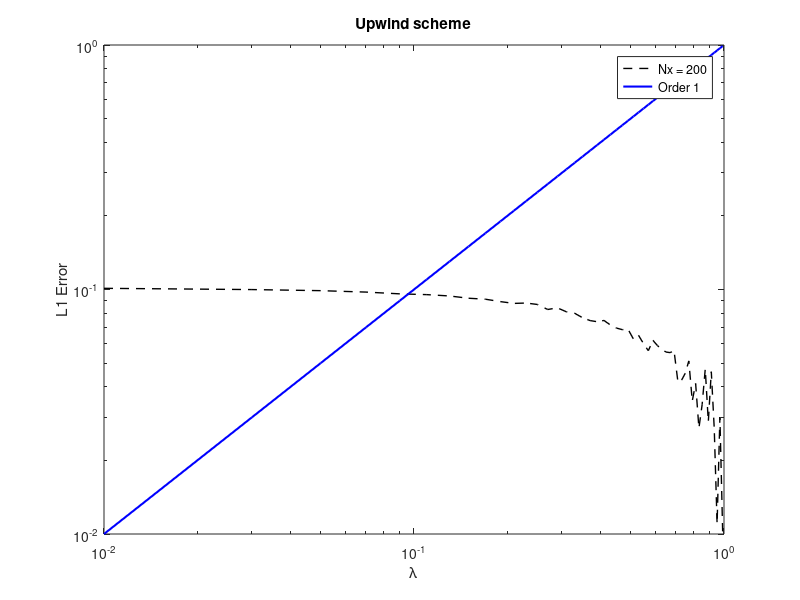
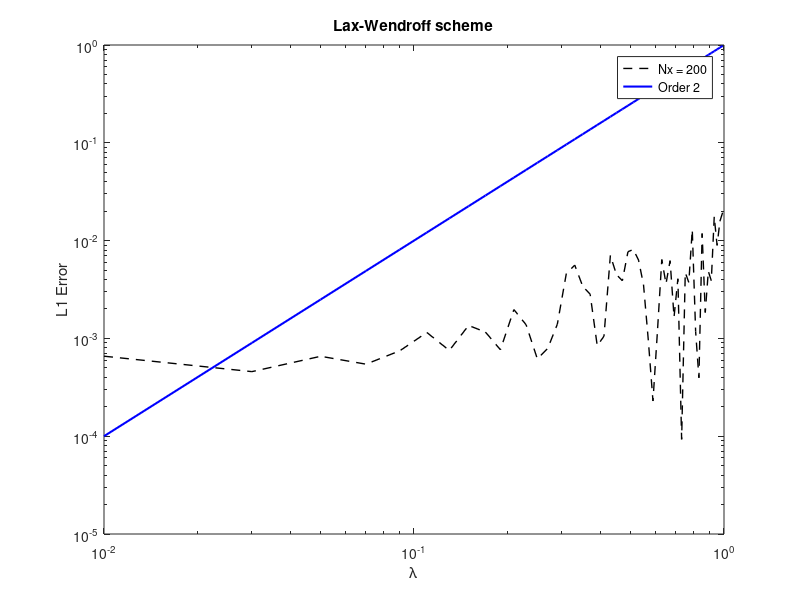

Recreate these plots in MATLAB, in order.
clear variables; close all; clc;

% approximate order of Lax_wendroff Method 
% for linear advection PDE with
% advection speed a = 1

% u_t + u_x = 0
% u0(x) = {1, x<= 0.5; 0, x>0.5}
% tf = 1, 201 gridpoints, 500 timesteps


%% UPWIND SCHEME

% Temporal convergence

Nx = 20; % N intervals, N+1 points
tf = 1;
x0 = 0; xf = 1;
xvals = linspace(x0, xf, Nx + 1)'; 
dx = xvals(2) - xvals(1);
Dx = gallery('tridiag', Nx + 1, -1, 1, 0);
Dx(1, end) = -1; % period BC


u0 = @(x) sin(2*pi*x); % Heaviside step function about x=0.5

exact = u0(xvals - tf);
lambdavals = (0.01:0.02:1)';
errors = zeros(numel(lambdavals), 2); % first column = L1 norm, second = L2 

for k = 1:numel(lambdavals)
    dt = lambdavals(k)*dx;
    tvals = (0:dt:tf)';
    if tvals(end) ~= tf
        tvals = [tvals; tf];
    end
    
    u = u0(xvals); % initial condition
    
    for n = 2:numel(tvals)
        u = u - (dt/dx)*(Dx*u);
    end
    errors(k, 1) = dx*(sum(abs(exact - u)));
    errors(k, 2) = dx*sqrt(sum((exact - u) .^ 2));
end

figure(1); clf;
loglog(lambdavals, errors(:, 2), 'black--', 'LineWidth', 1); hold on;
loglog(lambdavals, lambdavals, 'b-', 'LineWidth', 1.5);
title('Upwind scheme'); xlabel('\lambda'); ylabel('L1 Error');
legend('Nx = 200', 'Order 1');


% Spatial Convergence
Nxvals = [20, 40, 80, 160, 320, 640];
errors = zeros(numel(Nxvals), 2); % first column = L1 norm, second = L2 

for k = 1:size(errors, 1)
    Nx = Nxvals(k);
    xvals = linspace(x0, xf, Nx + 1)'; 
    dx = xvals(2) - xvals(1);
    Dx = gallery('tridiag', Nx + 1, -1, 1, 0);
    Dx(1, end) = -1; % period BC
    dt = 0.5*dx;
    tvals = (0:dt:tf)';
    if tvals(end) ~= tf
        tvals = [tvals; tf];
    end
    exact = u0(xvals - tf);

    u = u0(xvals); % initial condition

    for n = 2:numel(tvals)
        u = u - (dt/dx)*(Dx*u);
    end
        
    errors(k, 1) = dx*(sum(abs(exact - u)));
    errors(k, 2) = sqrt(dx*sum((exact - u) .^ 2));
end

disp('Upwind Spatial Accuracy L1 Error = ');
disp(errors(:, 1));

disp('Upwind Spatial Accuracy L2 Error = ');
disp(errors(:, 2));

disp('Upwind Spatial Accuracy L1 Order = ');
disp(log2(errors(1:end-1, 1)./errors(2:end, 1)));

disp('Upwind Spatial Accuracy L2 Order = ');
disp(log2(errors(1:end-1, 2)./errors(2:end, 2)));


%% LAX-WENDROFF
clear variables;

% Temporal convergence

Nx = 200; % N intervals, N+1 points
tf = 1;
x0 = 0; xf = 1;
xvals = linspace(x0, xf, Nx + 1)'; 
xvals = xvals(1:end-1);
dx = xvals(2) - xvals(1);

Dx = gallery('tridiag', Nx, -1, 0, 1);
Dx(1, end) = -1; Dx(end, 1) = 1; % periodic BCs

Dxx = gallery('tridiag', Nx, 1, -2, 1);
Dxx(1, end) = 1; Dxx(end, 1) = 1; % periodic BCs

u0 = @(x) sin(2*pi*x);
exact = u0(xvals - tf);
lambdavals = (0.01:0.02:1)';
errors = zeros(numel(lambdavals), 1);

for k = 1:numel(lambdavals)
    dt = lambdavals(k)*dx;
    tvals = (0:dt:tf)';
    if tvals(end) ~= tf
        tvals = [tvals; tf];
    end
    
    u = u0(xvals); % initial condition

    for n = 2:numel(tvals)
        u = u - (dt/(2*dx))*(Dx*u) + (dt^2/(2*dx^2))*(Dxx*u); % Lax-Wendroff
    end
    errors(k) = (dx*sum(abs(exact - u)));
end

figure(2); clf;
loglog(lambdavals, errors, 'black--', 'LineWidth', 1); hold on;
loglog(lambdavals, lambdavals.^2, 'b-', 'LineWidth', 1.5);
title('Lax-Wendroff scheme'); xlabel('\lambda'); ylabel('L1 Error');
legend('Nx = 200', 'Order 2');


% Spatial Convergence
clear variables;
Nxvals = [20, 40, 80, 160, 320, 640];
tf = 1;
x0 = 0; xf = 1;
u0 = @(x) sin(2*pi*x);
errors = zeros(numel(Nxvals), 2);

for k = 1:size(errors, 1)
    Nx = Nxvals(k);
    xvals = linspace(x0, xf, Nx + 1)'; 
    xvals = xvals(1:end-1);
    dx = xvals(2) - xvals(1);
    
    Dx = gallery('tridiag', Nx, -1, 0, 1);
    Dx(1, end) = -1; Dx(end, 1) = 1; % periodic BCs
    
    Dxx = gallery('tridiag', Nx, 1, -2, 1);
    Dxx(1, end) = 1; Dxx(end, 1) = 1; % periodic BCs

    dt = 0.5*dx;
    tvals = (0:dt:tf)';
    if tvals(end) ~= tf
        tvals = [tvals; tf];
    end
    exact = u0(xvals - tf);

    u = u0(xvals); % initial condition

    for n = 2:numel(tvals)
        u = u - (dt/(2*dx))*(Dx*u) + (dt^2/(2*dx^2))*(Dxx*u); % Lax-Wendroff
    end
    errors(k, 1) = dx*(sum(abs(exact - u)));
    errors(k, 2) = sqrt(dx*sum((exact - u) .^ 2));
end

disp('Upwind Spatial Accuracy L1 Error = ');
disp(errors(:, 1));

disp('Upwind Spatial Accuracy L2 Error = ');
disp(errors(:, 2));

disp('Upwind Spatial Accuracy L1 Order = ');
disp(log2(errors(1:end-1, 1)./errors(2:end, 1)));

disp('Upwind Spatial Accuracy L2 Order = ');
disp(log2(errors(1:end-1, 2)./errors(2:end, 2)));








